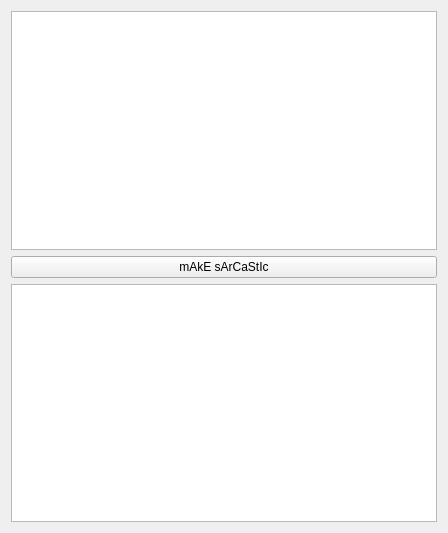
<?xml version="1.0" encoding="UTF-8"?>
<ui version="4.0">
 <class>MainScreen</class>
 <widget class="QWidget" name="MainScreen">
  <property name="geometry">
   <rect>
    <x>0</x>
    <y>0</y>
    <width>448</width>
    <height>533</height>
   </rect>
  </property>
  <property name="windowTitle">
   <string>Sarcastic Text Creator</string>
  </property>
  <layout class="QVBoxLayout" name="verticalLayout">
   <item>
    <widget class="QTextEdit" name="inputTextEdit"/>
   </item>
   <item>
    <widget class="QPushButton" name="pushButton">
     <property name="text">
      <string>mAkE sArCaStIc</string>
     </property>
    </widget>
   </item>
   <item>
    <widget class="QTextEdit" name="outputTextEdit"/>
   </item>
  </layout>
 </widget>
 <resources/>
 <connections/>
</ui>
